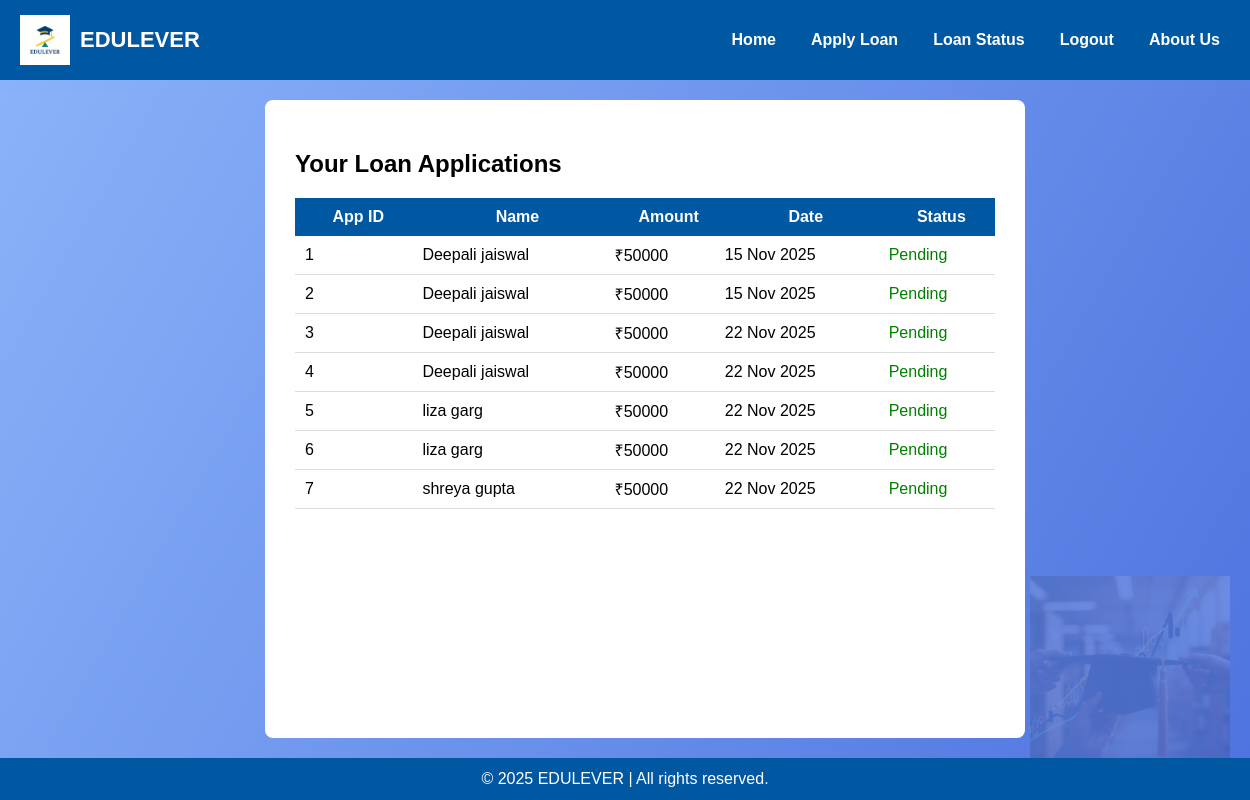
/loan/status/ (signed in), run on the app's committed database.
### loans/models.py (models this page shows, shortened)
class LoanApplication(models.Model):
    user = models.ForeignKey(User, on_delete=models.CASCADE)
    full_name = models.CharField(max_length=200)
    father_name = models.CharField(max_length=200)     # NEW FIELD
    email = models.EmailField()
    phone = models.CharField(max_length=20)
    college_name = models.CharField(max_length=255)
    course_name = models.CharField(max_length=255)
    year_of_study = models.CharField(max_length=20)
    father_income = models.IntegerField()
    family_income = models.IntegerField()
    required_amount = models.IntegerField()
    purpose = models.TextField()
    student_photo = models.ImageField(upload_to="loan_docs/student_photo/", null=True, blank=True)
    id_proof = models.FileField(upload_to='loan_docs/id_proof/')
    address_proof = models.FileField(upload_to='loan_docs/address_proof/')
    marksheet_10 = models.FileField(upload_to='loan_docs/marksheet_10/')
    marksheet_12 = models.FileField(upload_to='loan_docs/marksheet_12/')
    college_id = models.FileField(upload_to='loan_docs/college_id/')
    bank_statement = models.FileField(upload_to='loan_docs/bank_statement/')
    created_at = models.DateTimeField(auto_now_add=True)

### loans/views.py (the view)
# urls.py: path('status/', views.loan_status, name="loan_status"),
@login_required
def loan_status(request):
    loans = LoanApplication.objects.filter(user=request.user)
    return render(request, "loan_status.html", {"loans": loans})

### templates/loan_status.html
{% extends "base.html" %}
{% block content %}
<div style="background:white;padding:30px;border-radius:8px;width:700px;">
    <h2>Your Loan Applications</h2>
    {% if loans %}
        <table style="width:100%;border-collapse:collapse;margin-top:20px;">
            <tr style="background:#0058a3;color:white;">
                <th style="padding:10px;">App ID</th>
                <th>Name</th>
                <th>Amount</th>
                <th>Date</th>
                <th>Status</th>
            </tr>
            {% for loan in loans %}
            <tr style="border-bottom:1px solid #ddd;">
                <td style="padding:10px;">{{ loan.id }}</td>
                <td>{{ loan.full_name }}</td>
                <td>₹{{ loan.required_amount }}</td>
                <td>{{ loan.created_at|date:"d M Y" }}</td>
                <td style="color:green;">Pending</td>
            </tr>
            {% endfor %}
        </table>
    {% else %}
        <p>No applications found.</p>
    {% endif %}
</div>
{% endblock %}

### templates/base.html (shortened to what this page needs)
{% load static %}
<!DOCTYPE html>
<html lang="en">
<head>
</head>
<body>
{% if "login" not in request.path and "signup" not in request.path %}
<header>
    <div class="logo">
        <img src="{% static 'images/edulever_logo.jpg' %}" alt="Logo">
        <h2>EDULEVER</h2>
    </div>
    <nav>
        <a href="/">Home</a>
        {% if user.is_authenticated %}
            <a href="/loan/apply/">Apply Loan</a>
            <a href="/loan/status/">Loan Status</a>
            <a href="/accounts/logout/">Logout</a>
        {% else %}
            <a href="/accounts/login/">Login</a>
            <a href="/accounts/signup/">Signup</a>
        {% endif %}
        <a href="/about/">About Us</a>
    </nav>
</header>
{% endif %}
<div style="
    position: fixed;
    bottom: 20px;
    right: 20px;
    opacity: 0.15;
    z-index: -1;
">
    <img src="{% static 'images/watermark.png' %}" width="200">
</div>
<main>
    {% block content %}
    {% endblock %}
</main>
<footer>
    © 2025 EDULEVER | All rights reserved.
</footer>
</body>
</html>

### templates/base.html (style rules this page uses)
body { font-family: Arial, sans-serif; margin: 0; background: linear-gradient(120deg, #8bb4f9, #4e73df); display: flex; flex-direction: column; min-height: 100vh; }
header { background-color: #0058a3; color: white; padding: 15px 20px; display: flex; justify-content: space-between; align-items: center; flex-wrap: wrap; }
.logo { display: flex; align-items: center; gap: 10px; }
.logo img { width: 50px; }
.logo h2 { margin: 0; font-size: 22px; font-weight: bold; }
nav { display: flex; align-items: center; gap: 15px; flex-wrap: wrap; }
nav a { color: white; text-decoration: none; font-weight: bold; padding: 6px 10px; }
main { flex: 1; display: flex; justify-content: center; padding: 20px; width: 100%; }
footer { background-color: #0058a3; color: white; text-align: center; padding: 12px 0; margin-top: auto; }

### data on the page
LoanApplication: id "1", full_name "Deepali jaiswal", required_amount "50000", created_at "15 Nov 2025"
LoanApplication: id "2", full_name "Deepali jaiswal", required_amount "50000", created_at "15 Nov 2025"
LoanApplication: id "3", full_name "Deepali jaiswal", required_amount "50000", created_at "22 Nov 2025"
LoanApplication: id "4", full_name "Deepali jaiswal", required_amount "50000", created_at "22 Nov 2025"
LoanApplication: id "5", full_name "liza garg", required_amount "50000", created_at "22 Nov 2025"
LoanApplication: id "6", full_name "liza garg", required_amount "50000", created_at "22 Nov 2025"
LoanApplication: id "7", full_name "shreya gupta", required_amount "50000", created_at "22 Nov 2025"
